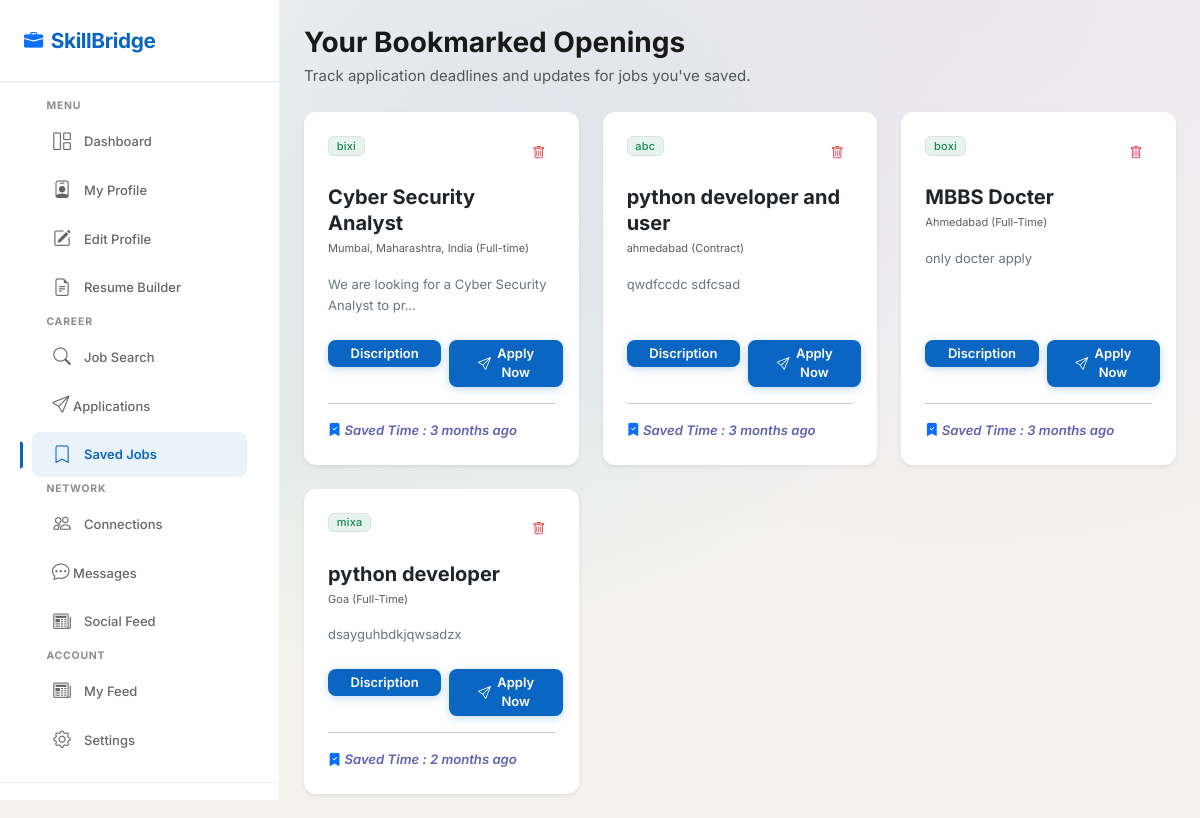
Screenshot of /jobseeker/saved_job/ (signed in) with the database file from the repository.
### jobseeker/models.py (models this page shows, shortened)
class SavedJob(models.Model):
    ch=[
        ('Active',"Active"),
        ('Deactive',"Deactive")
    ]
    job_fk=models.ForeignKey(jobseeker,on_delete=models.CASCADE)
    job_post_fk = models.ForeignKey(post_jobs,on_delete=models.CASCADE)
    created_at = models.DateTimeField(auto_now_add=True)
    status=models.CharField(max_length=20,choices=ch,default='Deactive')
    def whenpublished(self):
        now = timezone.now()
        diff= now - self.created_at
        if diff.days == 0 and diff.seconds >= 0 and diff.seconds < 60:
            seconds= diff.seconds
            if seconds == 1:
                return str(seconds) +  "second ago"
            else:
                return str(seconds) + " seconds ago"
        if diff.days == 0 and diff.seconds >= 60 and diff.seconds < 3600:
            minutes= math.floor(diff.seconds/60)
            if minutes == 1:
                return str(minutes) + " minute ago"
            else:
                return str(minutes) + " minutes ago"
        if diff.days == 0 and diff.seconds >= 3600 and diff.seconds < 86400:
            hours= math.floor(diff.seconds/3600)
            if hours == 1:
                return str(hours) + " hour ago"
            else:
                return str(hours) + " hours ago"
        if diff.days >= 1 and diff.days < 30:
            days= diff.days
            if days == 1:
                return str(days) + " day ago"
            else:
                return str(days) + " days ago"
        if diff.days >= 30 and diff.days < 365:
            months= math.floor(diff.days/30)
            if months == 1:
                return str(months) + " month ago"
            else:
                return str(months) + " months ago"

### company/models.py (models this page shows, shortened)
class post_jobs(models.Model):
    e_type=[
        ('Full-Time','Full-Time'),
        ('Part-Time','Part-Time'),
        ('Contract','Contract'),
        ('Internship','Internship'),
    ]
    exp_level=[
        ('Fresher','Fresher'),
        ('Junior (1-3 yrs)','Junior (1-3 yrs)'),
        ('Mid-level (3-5 yrs)','Mid-level (3-5 yrs)'),
        ('Senior (5+ yrs)','Senior (5+ yrs)'),
        ('Lead / Architect (8+ yrs)','Lead / Architect (8+ yrs)')
    ]
    company_fk=models.ForeignKey(company,on_delete=models.CASCADE)
    job_title=models.CharField(max_length=30)
    department_fk=models.ForeignKey(departments,on_delete=models.CASCADE)
    employment_type=models.CharField(max_length=20,choices=e_type)
    location=models.TextField()
    min_salary=models.PositiveIntegerField()
    max_salary=models.PositiveIntegerField()
    experience=models.CharField(max_length=30,choices=exp_level)
    key_skils=models.TextField()
    job_discription=models.TextField()
    post_time=models.DateTimeField(auto_now_add=True)

### account/models.py (models this page shows, shortened)
class company(models.Model):
    co_choice=[
        ("Software","Software"),
        ("Finance","Finance"),
        ("Healthcare","Healthcare"),
        ("Marketing","Marketing"),
        ("Education","Education"),
        ("other..","other..")
    ]
    size_choice=[
        ('1-10',"1-10"),
        ('11-50',"11-50"),
        ('51-200',"51-200"),
        ('201-500',"201-500"),
        ('500-1000',"500-1000"),
        ('1000+',"1000+")
    ]
    com_fk=models.ForeignKey(user,on_delete=models.CASCADE)
    name=models.CharField(max_length=30,unique=True)
    company_tagline=models.CharField(max_length=20,null=True,blank=True)
    website=models.CharField(max_length=50)
    industry_type=models.CharField(max_length=20,choices=co_choice,null=True,blank=True)
    company_size=models.CharField(max_length=20,null=True,blank=True,choices=size_choice)
    founded_year=models.PositiveIntegerField(null=True,blank=True)
    hq_location=models.TextField(null=True,blank=True)
    about_summary=models.TextField(null=True,blank=True)
    logo=models.FileField(upload_to="company/",default="logo.png")
    cover_image=models.FileField(upload_to='company/',default="cover_image.png")

### account/views.py (the view)
    def wrapper(request,*args,**kwargs):
        if "email" in request.session:
            uid=user.objects.get(email = request.session['email'])
            if uid.role=="jobseeker":
                jid=jobseeker.objects.get(user_fk = uid)
                request.uid=uid
                request.jid=jid
                return myfun(request,*args,**kwargs)
            else:
                cid=company.objects.get(com_fk=uid)
                request.uid=uid
                request.cid=cid
                return myfun(request,*args,**kwargs)
                return redirect("account:login")
        else:
            return redirect("account:login")

### account/views.py (called while the page is built)
def loginvalidate(myfun):
    def wrapper(request,*args,**kwargs):
        if "email" in request.session:
            uid=user.objects.get(email = request.session['email'])
            if uid.role=="jobseeker":
                jid=jobseeker.objects.get(user_fk = uid)
                request.uid=uid
                request.jid=jid
                return myfun(request,*args,**kwargs)
            else:
                cid=company.objects.get(com_fk=uid)
                request.uid=uid
                request.cid=cid
                return myfun(request,*args,**kwargs)
                return redirect("account:login")
        else:
            return redirect("account:login")
    return wrapper

### jobseeker/views.py (called while the page is built, shortened)
@loginvalidate
def saved_job(request):
    all_job=SavedJob.objects.filter(job_fk=request.jid)
    con={   'all_job':all_job,
            'jid':request.jid,
            'uid':request.uid,
            'name':'saved_job', # ye condition ke liye hai user jaha click karega action vhi dikhega
        }
    return render(request,'jobseeker/saved-jobs.html',con)

### jobseeker/templates/jobseeker/saved-jobs.html (shortened to what this page needs)
{% extends 'jobseeker/dashboard.html' %}
{% block maincontent %}
    <div class="main-content">
        <div class="d-flex justify-content-between align-items-center mb-4 slide-up">
            <div>
                <h3 class="fw-bold mb-1">Your Bookmarked Openings</h3>
                <p class="text-muted mb-0">Track application deadlines and updates for jobs you've saved.</p>
            </div>
        </div>
        <div class="row g-4 slide-up delay-100">
            {% for job in all_job %}
            <div class="col-md-6 col-lg-4" id="bookmarkCard1">
                <div class="card card-hover border-0 shadow-sm h-100 p-4 d-flex flex-column">
                    <div class="d-flex justify-content-between align-items-start mb-3">
                        <span class="badge bg-success bg-opacity-10 text-success border">{{job.job_post_fk.company_fk.name}}</span>
                        <form action="{% url 'jobseeker:saved_job' %}" method="post">
                        <button type="submit" class="btn btn-ghost btn-icon btn-icon-sm text-danger"><i class="bi bi-trash"></i></button></form>
                    </div>
                    <h5 class="fw-bold text-dark mb-1">{{ job.job_post_fk.job_title }}</h5>
                    <p class="text-muted text-xs mb-3">{{job.job_post_fk.location}} ({{ job.job_post_fk.employment_type}})</p>
                    <p class="text-secondary text-sm mb-4">{{job.job_post_fk.job_discription|truncatechars:50}}</p>
                    <div class="mt-auto d-flex gap-2">
                        <form action="{% url 'jobseeker:job_detail' %}" method="post" class="w-50">
                            <button class="btn btn-primary py-1 px-5 w-100 justify-content-center">
                                Discription
                            </button>
                        </form>
                        <form action="{% url 'jobseeker:applye_jobs' %}" method="post" class="w-50">
                            <button class="btn btn-primary py-1 px-5 w-100 justify-content-center"><i class="bi bi-send"></i>Apply Now</button>
                        </form>
                    </div>
                     <hr>
                    <small class="fw-semibold text-primary">
                        <i class="bi bi-bookmark-check-fill"></i>
                        <i>
                            <span style="color: rgb(95, 98, 178);">Saved Time : {{ job.whenpublished }}</span>
                        </i>
                    </small>
                </div>
            </div>
            {% empty %}
                <div class="card border-0 shadow-sm">
                    <div class="card-body text-center">
                        <h5>Not Saved eny Job</h5>
                    </div>
                </div>
            {% endfor %}
        </div>
    </div>
{% endblock %}

### jobseeker/static/jobseeker/css/style.css (style rules this page uses)
:root { --primary: #0A66C2; --primary-dark: #004182; --primary-light: #70B5F9; --primary-gradient: linear-gradient(135deg, #0A66C2 0%, #004182 100%); --primary-glow: 0 0 20px rgba(10, 102, 194, 0.3); --accent: #7C3AED; --accent-light: #A78BFA; --accent-gradient: linear-gradient(135deg, #7C3AED 0%, #5B21B6 100%); --success: #059669; --success-light: #D1FAE5; --warning: #D97706; --warning-light: #FEF3C7; --danger: #DC2626; --danger-light: #FEE2E2; --info: #0891B2; --info-light: #CFFAFE; --text-primary: #191919; --text-secondary: #404040; --text-muted: #666666; --text-light: #8C8C8C; --border-color: #E5E5E5; --border-light: #F0F0F0; --divider: #EBEBEB; --bg-main: #F3F2EF; --bg-card: #FFFFFF; --bg-hover: #F8F9FA; --bg-active: rgba(10, 102, 194, 0.08); --bg-elevated: #FFFFFF; --glass-bg: rgba(255, 255, 255, 0.72); --glass-bg-strong: rgba(255, 255, 255, 0.88); --glass-border: rgba(255, 255, 255, 0.3); --glass-blur: blur(20px); --glass-blur-strong: blur(40px); --shadow-xs: 0 1px 2px rgba(0, 0, 0, 0.04); --shadow-sm: 0 1px 3px rgba(0, 0, 0, 0.06), 0 1px 2px rgba(0, 0, 0, 0.04); --shadow-md: 0 4px 6px rgba(0, 0, 0, 0.05), 0 2px 4px rgba(0, 0, 0, 0.04); --shadow-lg: 0 10px 25px rgba(0, 0, 0, 0.08), 0 4px 10px rgba(0, 0, 0, 0.04); --shadow-xl: 0 20px 50px rgba(0, 0, 0, 0.12); --shadow-glow: 0 0 30px rgba(10, 102, 194, 0.15); --shadow-card-hover: 0 8px 30px rgba(0, 0, 0, 0.1); --radius-xs: 4px; --radius-sm: 6px; --radius-md: 8px; --radius-lg: 12px; --radius-xl: 16px; --radius-2xl: 20px; --radius-full: 9999px; --space-xs: 0.25rem; --space-sm: 0.5rem; --space-md: 1rem; --space-lg: 1.5rem; --space-xl: 2rem; --space-2xl: 3rem; --space-3xl: 4rem; --font-family: 'Inter', -apple-system, BlinkMacSystemFont, 'Segoe UI', Roboto, sans-serif; --font-mono: 'JetBrains Mono', 'Fira Code', monospace; --fs-xs: 0.6875rem; --fs-sm: 0.8125rem; --fs-base: 0.9375rem; --fs-md: 1rem; --fs-lg: 1.125rem; --fs-xl: 1.25rem; --fs-2xl: 1.5rem; --fs-3xl: 1.875rem; --fs-4xl: 2.25rem; --fs-5xl: 3rem; --fs-display: 3.5rem; --transition-fast: all 0.15s ease; --transition-base: all 0.25s ease; --transition-slow: all 0.4s ease; --transition-spring: all 0.5s cubic-bezier(0.34, 1.56, 0.64, 1); --z-base: 1; --z-dropdown: 100; --z-sticky: 200; --z-sidebar: 500; --z-modal-backdrop: 900; --z-modal: 1000; --z-toast: 1100; --z-tooltip: 1200; --sidebar-width: 280px; --sidebar-collapsed: 72px; --topbar-height: 64px; }
*, *::before, *::after { box-sizing: border-box; margin: 0; padding: 0; }
html { scroll-behavior: smooth; -webkit-font-smoothing: antialiased; -moz-osx-font-smoothing: grayscale; }
body { font-family: var(--font-family); font-size: var(--fs-base); color: var(--text-primary); background-color: var(--bg-main); line-height: 1.6; overflow-x: hidden; padding-top: var(--topbar-height); }
h1, h2, h3, h4, h5, h6 { font-weight: 700; line-height: 1.3; color: var(--text-primary); }
.text-xs { font-size: var(--fs-xs) !important; }
.text-sm { font-size: var(--fs-sm) !important; }
.fw-semibold { font-weight: 600 !important; }
.bg-mesh { background-color: var(--bg-main); background-image: radial-gradient(at 40% 20%, rgba(10, 102, 194, 0.08) 0px, transparent 50%), radial-gradient(at 80% 0%, rgba(124, 58, 237, 0.06) 0px, transparent 50%), radial-gradient(at 0% 50%, rgba(5, 150, 105, 0.05) 0px, transparent 50%); }
.btn { font-weight: 600; font-size: var(--fs-sm); border-radius: var(--radius-md); padding: 0.5rem 1.25rem; transition: var(--transition-fast); display: inline-flex; align-items: center; gap: 0.4rem; border: none; }
.btn-primary { background: var(--primary); color: #fff; box-shadow: 0 2px 8px rgba(10, 102, 194, 0.25); }
.btn-ghost { background: transparent; color: var(--text-secondary); border: none; }
.btn-icon { width: 40px; height: 40px; padding: 0; display: flex; align-items: center; justify-content: center; border-radius: var(--radius-md); }
.btn-icon-sm { width: 32px; height: 32px; padding: 0; font-size: var(--fs-sm); }
.card { border: 1px solid var(--border-light); border-radius: var(--radius-lg); background: var(--bg-card); transition: var(--transition-base); }
.badge { font-weight: 500; font-size: var(--fs-xs); padding: 0.3em 0.7em; border-radius: var(--radius-sm); letter-spacing: 0.02em; }
.slide-up { animation: slideUp 0.6s ease forwards; }
.delay-100 { animation-delay: 0.1s; animation-fill-mode: both; }

### jobseeker/static/jobseeker/css/dashboard.css (style rules this page uses)
.main-content { margin-left: var(--sidebar-width); padding: 2rem; min-height: 100vh; transition: var(--transition-base); }

### rows the page displays
SavedJob: job_post_fk.company_fk.name "bixi", job_post_fk.job_title "Cyber Security Analyst", job_post_fk.location "Mumbai, Maharashtra, India", job_post_fk.employment_type "Full-time", job_post_fk.job_discription "We are looking for a Cyber Security Analyst to pr…", whenpublished "3 months ago"
SavedJob: job_post_fk.company_fk.name "abc", job_post_fk.job_title "python developer and user", job_post_fk.location "ahmedabad", job_post_fk.employment_type "Contract", job_post_fk.job_discription "qwdfccdc sdfcsad", whenpublished "3 months ago"
SavedJob: job_post_fk.company_fk.name "boxi", job_post_fk.job_title "MBBS Docter", job_post_fk.location "Ahmedabad", job_post_fk.employment_type "Full-Time", job_post_fk.job_discription "only docter apply", whenpublished "3 months ago"
SavedJob: job_post_fk.company_fk.name "mixa", job_post_fk.job_title "python developer", job_post_fk.location "Goa", job_post_fk.employment_type "Full-Time", job_post_fk.job_discription "dsayguhbdkjqwsadzx", whenpublished "2 months ago"
